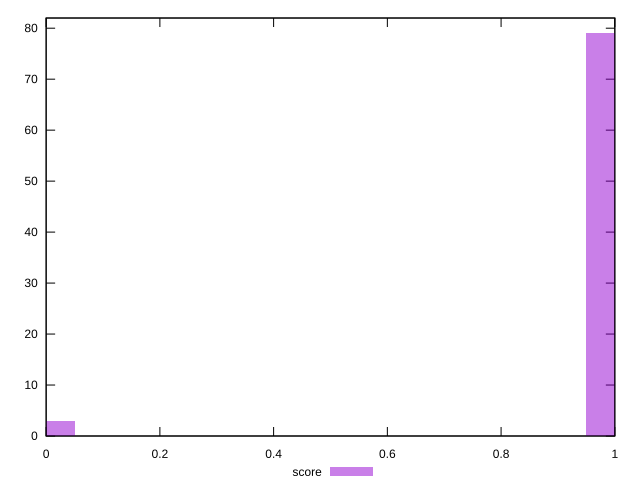

Here is the gnuplot script that generated this plot:
reset

$score <<EOF
0 3
1 79
EOF

set key outside below
set boxwidth 0.1
set xrange [0:1]
set yrange [0:82]
set trange [0:82]
set style fill transparent solid 0.5 noborder
set terminal svg size 640, 490 enhanced background rgb 'white'
set output "report/report_00029_2021-02-24T13-36-40.390Z/third-party-summary/samples/agenda/score/histogram.svg"

plot $score title "score" with boxes

reset
